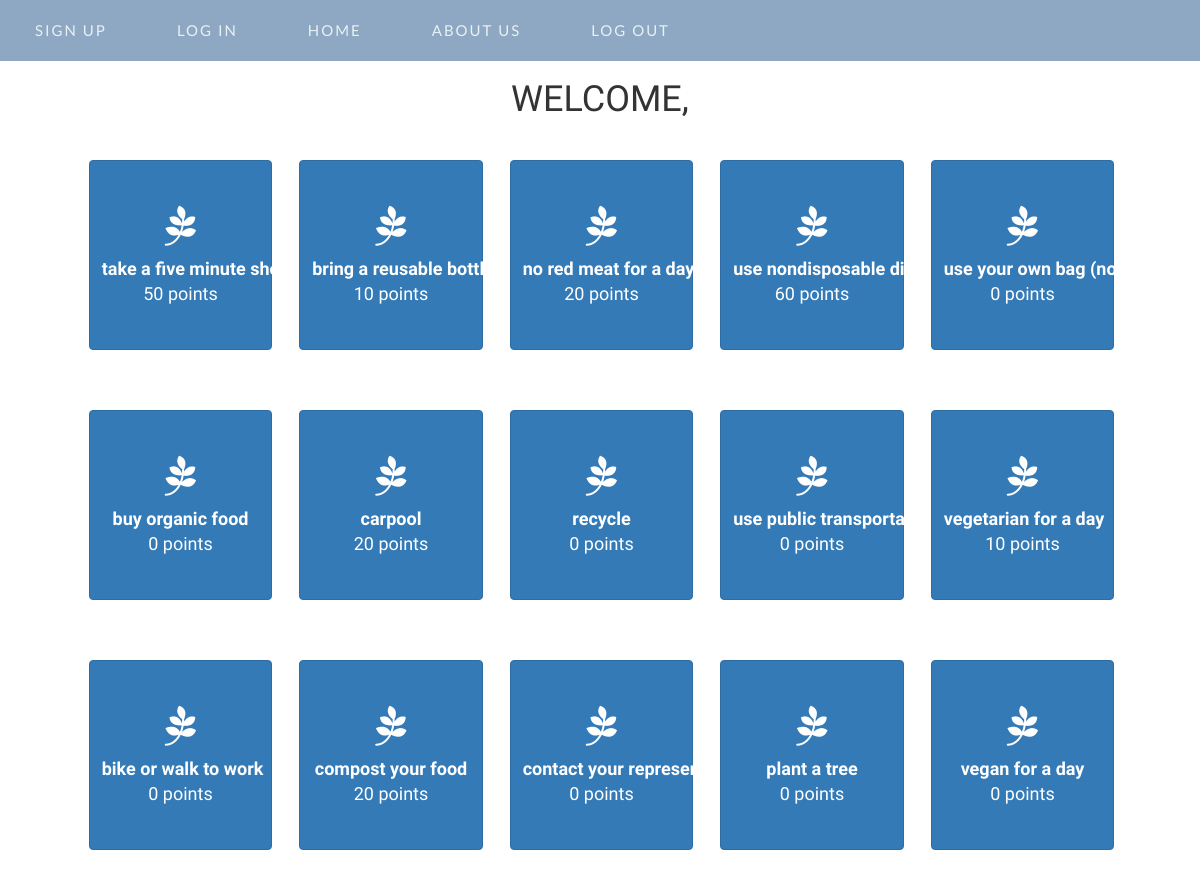
Page /core/index/ on the earlier database version.
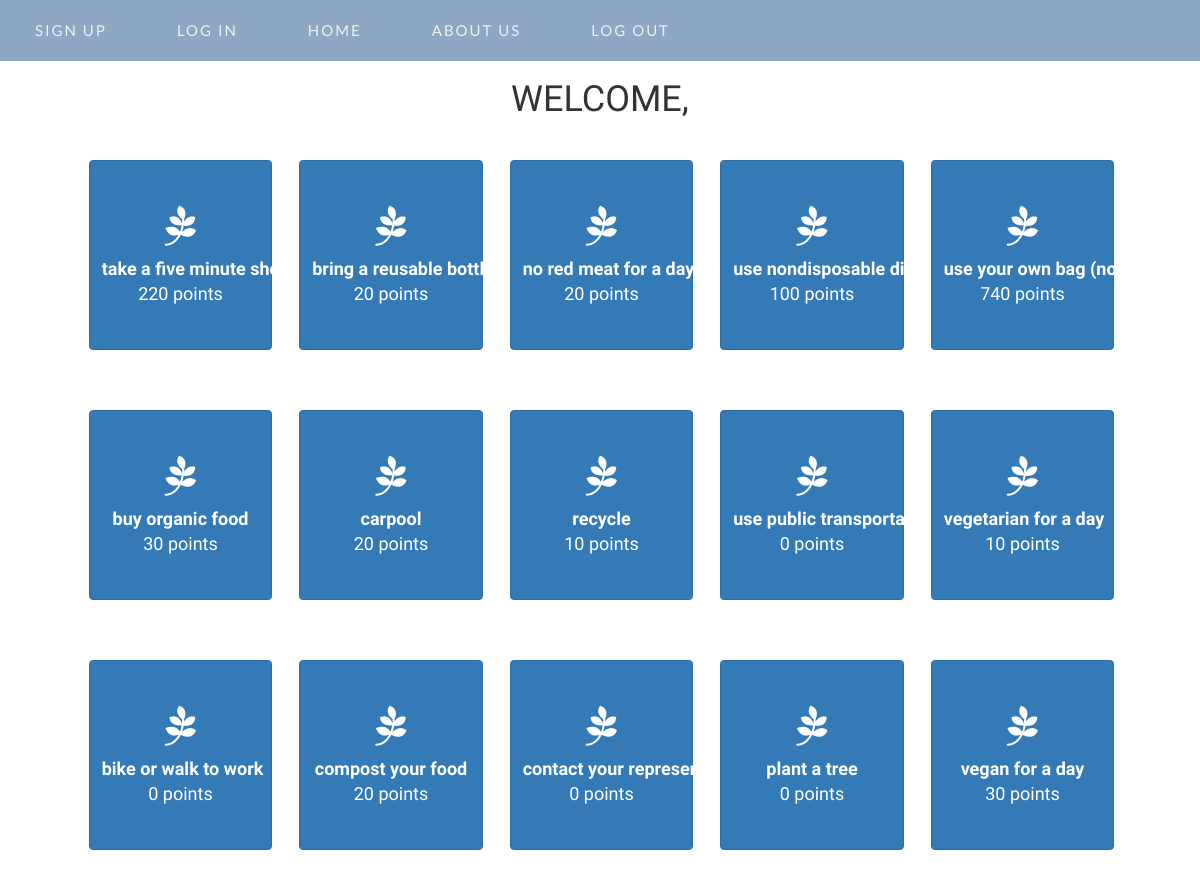
Same page on the later database version.
### core/models.py (models this page shows, shortened)
class Activity(models.Model):
    user = models.ForeignKey(User, default=1)
    taskName = models.CharField(max_length=100)
    category = models.CharField(max_length=100)
    is_complete = models.IntegerField(default=0)

### core/views.py (the view)
def index(request):
    all_activities = Activity.objects.all()
    return render(request, 'core/index.html', {'all_activities': all_activities})

### core/templates/core/index.html (shortened to what this page needs)
{% extends 'core/base.html' %}
{% load staticfiles %}
{% block href %}
  <link rel="stylesheet" type="text/css" href="{% static 'core/userhomepage.css' %}">
  <link href="https://maxcdn.bootstrapcdn.com/font-awesome/4.5.0/css/font-awesome.min.css" rel="stylesheet">
{% endblock %}
{% block body %}
  <h1 id="name">Welcome, {{ user.username }}</h1>
      <div id="all_content">
            {% for activity in all_activities %}
                <div class= "task">
                    <div>
                        <div class="caption">
                            <a href="{% url 'core:add_total' activity.id %}" class="btn btn-primary custom"role="button">
                              <i class="fa fa-pagelines leaf" aria-hidden="true"></i><br>
                                <b>{{ activity.taskName }}</b> <br>
                                {{ activity.is_complete }} points
                            </a>
                        </div>
                    </div>
                </div>
            {% endfor %}
      </div>
{% endblock %}

Differences in the rows shown:
changed Activity "take a five minute shower": is_complete "50" → "220"
changed Activity "bring a reusable bottle": is_complete "10" → "20"
changed Activity "use nondisposable dinnerware": is_complete "60" → "100"
changed Activity "use your own bag (not plastic)": is_complete "0" → "740"
changed Activity "buy organic food": is_complete "0" → "30"
changed Activity "recycle": is_complete "0" → "10"
changed Activity "vegan for a day": is_complete "0" → "30"
